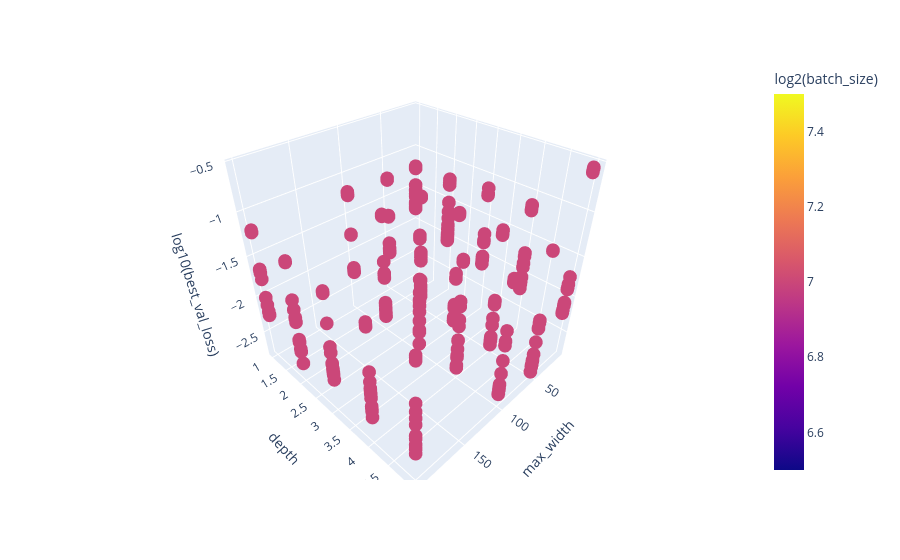
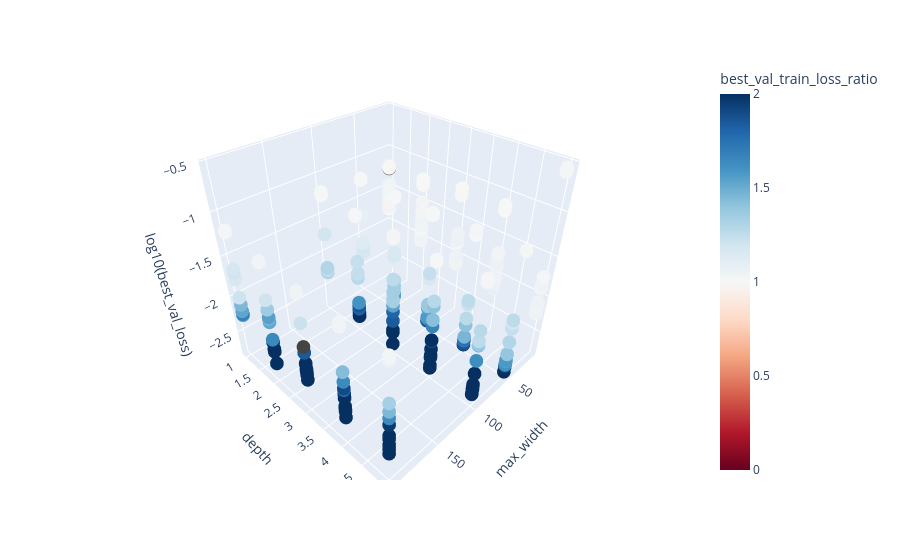
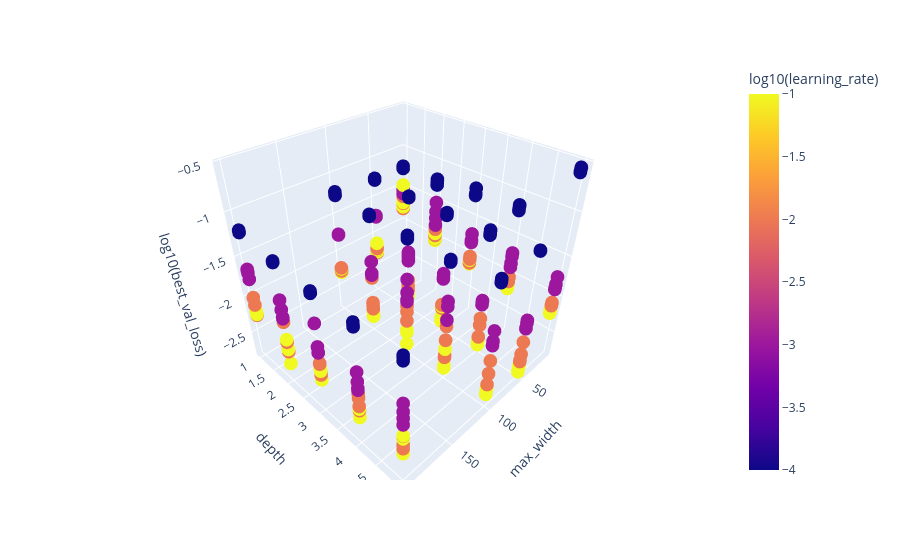
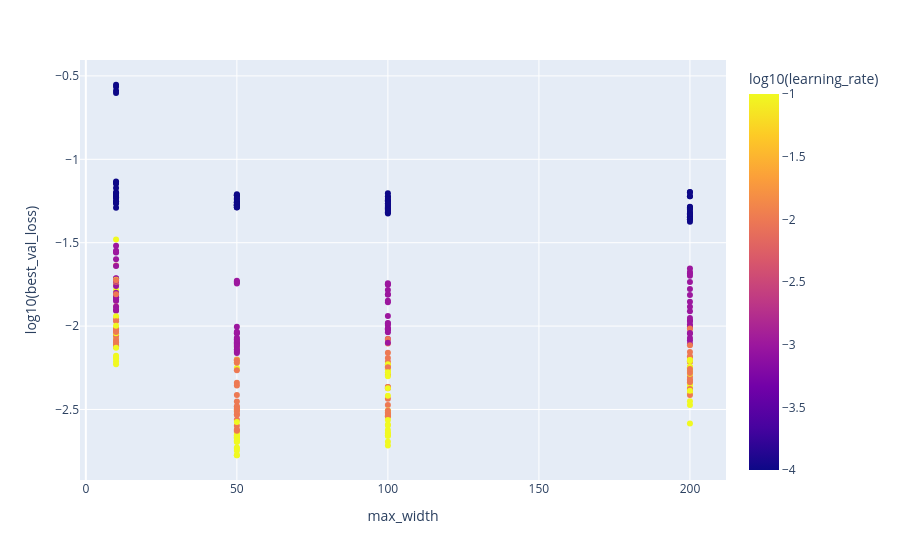

Notebook code cell kept with these figures, in order:
### Code cell
px.scatter_3d(
    table,
    x="max_width",
    y="depth",
    z="log10(best_val_loss)",
    color="log2(batch_size)",
).show()

px.scatter_3d(
    table,
    x="max_width",
    y="depth",
    z="log10(best_val_loss)",
    color="best_val_train_loss_ratio",
    color_continuous_scale="RdBu",  # red–blue color scale
    range_color=[0, 2],  # set colorbar limits
).show()

px.scatter_3d(
    table,
    x="max_width",
    y="depth",
    z="log10(best_val_loss)",
    color="log10(learning_rate)",
).show()

px.scatter(
    table,
    x="max_width",
    y="log10(best_val_loss)",
    color="log10(learning_rate)",
).show()

px.scatter(
    table,
    x="depth",
    y="log10(best_val_loss)",
    color="log10(learning_rate)",
).show()

### Figure 1 — Plotly figure (JSON) as saved in the notebook; plotly's stock layout.template omitted (floating-point values rounded to 4 significant figures; data arrays with more than 128 entries replaced by an {"elided": "..."} marker saying what was removed)
{"data": [{"hovertemplate": "max_width=%{x}<br>depth=%{y}<br>log10(best_val_loss)=%{z}<br>log2(batch_size)=%{marker.color}<extra></extra>", "legendgroup": "", "marker": {"color": {"elided": "321 float values"}, "coloraxis": "coloraxis", "symbol": "circle"}, "mode": "markers", "name": "", "scene": "scene", "showlegend": false, "type": "scatter3d", "x": {"elided": "321 int values"}, "y": {"elided": "321 int values"}, "z": {"elided": "321 float values"}}], "layout": {"coloraxis": {"colorbar": {"title": {"text": "log2(batch_size)"}}, "colorscale": [[0, "#0d0887"], [0.1111, "#46039f"], [0.2222, "#7201a8"], [0.3333, "#9c179e"], [0.4444, "#bd3786"], [0.5556, "#d8576b"], [0.6667, "#ed7953"], [0.7778, "#fb9f3a"], [0.8889, "#fdca26"], [1, "#f0f921"]]}, "legend": {"tracegroupgap": 0}, "margin": {"t": 60}, "scene": {"domain": {"x": [0, 1], "y": [0, 1]}, "xaxis": {"title": {"text": "max_width"}}, "yaxis": {"title": {"text": "depth"}}, "zaxis": {"title": {"text": "log10(best_val_loss)"}}}}}

### Figure 2 — Plotly figure (JSON) as saved in the notebook; plotly's stock layout.template omitted (floating-point values rounded to 4 significant figures; data arrays with more than 128 entries replaced by an {"elided": "..."} marker saying what was removed)
{"data": [{"hovertemplate": "max_width=%{x}<br>depth=%{y}<br>log10(best_val_loss)=%{z}<br>best_val_train_loss_ratio=%{marker.color}<extra></extra>", "legendgroup": "", "marker": {"color": {"elided": "321 float values"}, "coloraxis": "coloraxis", "symbol": "circle"}, "mode": "markers", "name": "", "scene": "scene", "showlegend": false, "type": "scatter3d", "x": {"elided": "321 int values"}, "y": {"elided": "321 int values"}, "z": {"elided": "321 float values"}}], "layout": {"coloraxis": {"cmax": 2, "cmin": 0, "colorbar": {"title": {"text": "best_val_train_loss_ratio"}}, "colorscale": [[0, "rgb(103,0,31)"], [0.1, "rgb(178,24,43)"], [0.2, "rgb(214,96,77)"], [0.3, "rgb(244,165,130)"], [0.4, "rgb(253,219,199)"], [0.5, "rgb(247,247,247)"], [0.6, "rgb(209,229,240)"], [0.7, "rgb(146,197,222)"], [0.8, "rgb(67,147,195)"], [0.9, "rgb(33,102,172)"], [1, "rgb(5,48,97)"]]}, "legend": {"tracegroupgap": 0}, "margin": {"t": 60}, "scene": {"domain": {"x": [0, 1], "y": [0, 1]}, "xaxis": {"title": {"text": "max_width"}}, "yaxis": {"title": {"text": "depth"}}, "zaxis": {"title": {"text": "log10(best_val_loss)"}}}}}

### Figure 3 — Plotly figure (JSON) as saved in the notebook; plotly's stock layout.template omitted (floating-point values rounded to 4 significant figures; data arrays with more than 128 entries replaced by an {"elided": "..."} marker saying what was removed)
{"data": [{"hovertemplate": "max_width=%{x}<br>depth=%{y}<br>log10(best_val_loss)=%{z}<br>log10(learning_rate)=%{marker.color}<extra></extra>", "legendgroup": "", "marker": {"color": {"elided": "321 float values"}, "coloraxis": "coloraxis", "symbol": "circle"}, "mode": "markers", "name": "", "scene": "scene", "showlegend": false, "type": "scatter3d", "x": {"elided": "321 int values"}, "y": {"elided": "321 int values"}, "z": {"elided": "321 float values"}}], "layout": {"coloraxis": {"colorbar": {"title": {"text": "log10(learning_rate)"}}, "colorscale": [[0, "#0d0887"], [0.1111, "#46039f"], [0.2222, "#7201a8"], [0.3333, "#9c179e"], [0.4444, "#bd3786"], [0.5556, "#d8576b"], [0.6667, "#ed7953"], [0.7778, "#fb9f3a"], [0.8889, "#fdca26"], [1, "#f0f921"]]}, "legend": {"tracegroupgap": 0}, "margin": {"t": 60}, "scene": {"domain": {"x": [0, 1], "y": [0, 1]}, "xaxis": {"title": {"text": "max_width"}}, "yaxis": {"title": {"text": "depth"}}, "zaxis": {"title": {"text": "log10(best_val_loss)"}}}}}

### Figure 4 — Plotly figure (JSON) as saved in the notebook; plotly's stock layout.template omitted (floating-point values rounded to 4 significant figures; data arrays with more than 128 entries replaced by an {"elided": "..."} marker saying what was removed)
{"data": [{"hovertemplate": "max_width=%{x}<br>log10(best_val_loss)=%{y}<br>log10(learning_rate)=%{marker.color}<extra></extra>", "legendgroup": "", "marker": {"color": {"elided": "321 float values"}, "coloraxis": "coloraxis", "symbol": "circle"}, "mode": "markers", "name": "", "orientation": "v", "showlegend": false, "type": "scatter", "x": {"elided": "321 int values"}, "xaxis": "x", "y": {"elided": "321 float values"}, "yaxis": "y"}], "layout": {"coloraxis": {"colorbar": {"title": {"text": "log10(learning_rate)"}}, "colorscale": [[0, "#0d0887"], [0.1111, "#46039f"], [0.2222, "#7201a8"], [0.3333, "#9c179e"], [0.4444, "#bd3786"], [0.5556, "#d8576b"], [0.6667, "#ed7953"], [0.7778, "#fb9f3a"], [0.8889, "#fdca26"], [1, "#f0f921"]]}, "legend": {"tracegroupgap": 0}, "margin": {"t": 60}, "xaxis": {"anchor": "y", "domain": [0, 1], "title": {"text": "max_width"}}, "yaxis": {"anchor": "x", "domain": [0, 1], "title": {"text": "log10(best_val_loss)"}}}}
